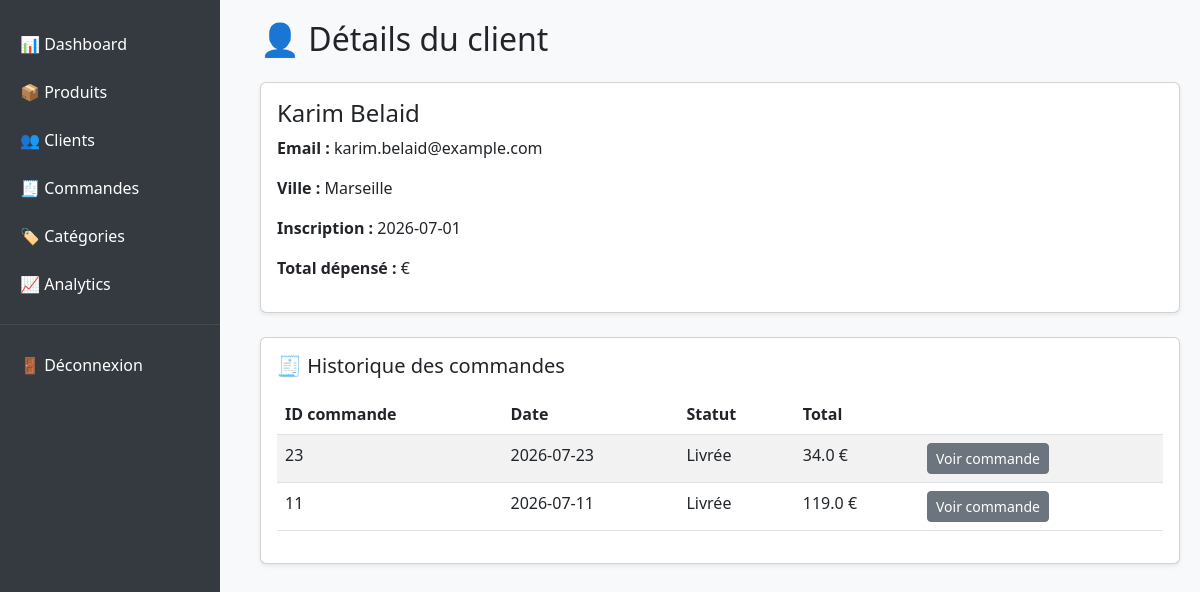
The page /11 on the database as committed earlier.
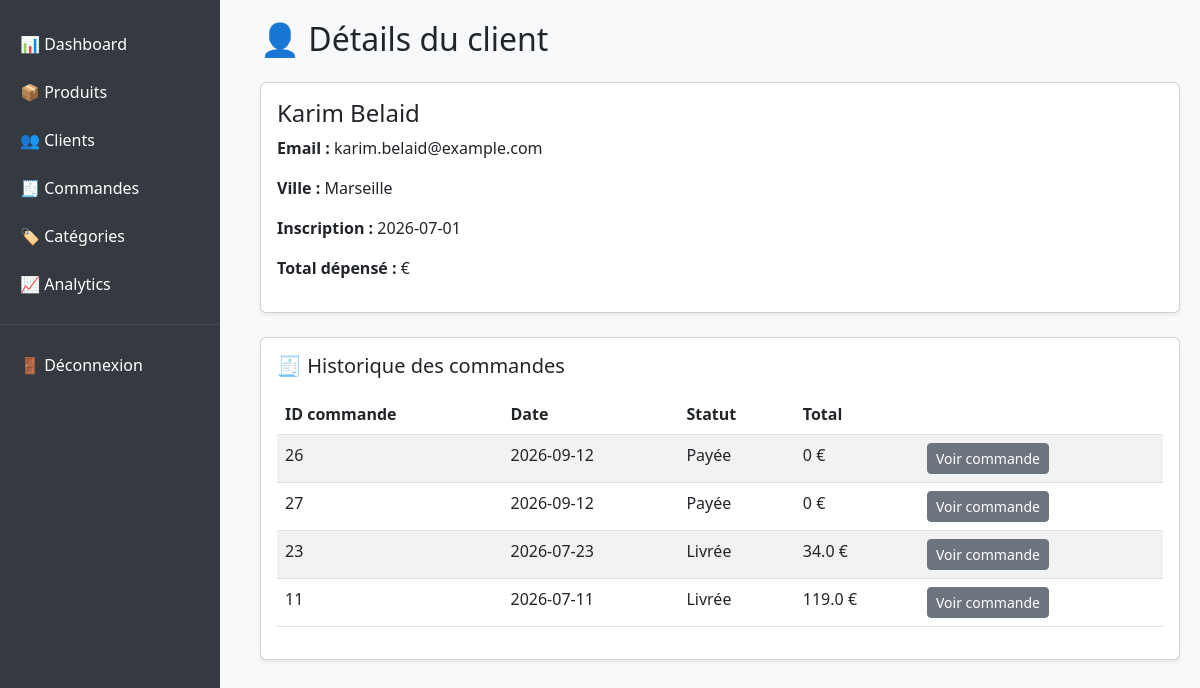
The same page on the database as committed later.
### tables this page shows
CREATE TABLE CustomerOrder (
    id INTEGER PRIMARY KEY AUTOINCREMENT,
    customer_id INTEGER NOT NULL,
    order_date TEXT NOT NULL,
    status TEXT NOT NULL,
    FOREIGN KEY (customer_id) REFERENCES Customer(id)
);

### src/customers/routes.py (the view)
@customers_bp.route("/<int:customer_id>")
def customer_detail(customer_id):
    customer = get_customer(customer_id)
    orders = get_all_orders()
    orders = [o for o in orders if o["customer_id"] == customer_id]
    return render_template("customers/detail.html", customer=customer, orders=orders)

### src/database.py (called while the page is built)
def get_db():
    conn = sqlite3.connect(DB_PATH)
    conn.row_factory = sqlite3.Row
    return conn

def get_customer(customer_id):
    conn = get_db()
    return conn.execute("SELECT * FROM Customer WHERE id = ?", (customer_id,)).fetchone()

def get_all_orders():
    conn = get_db()
    return conn.execute("""
        SELECT o.*,
               c.first_name || ' ' || c.last_name AS customer_name,
               COALESCE(SUM(oi.quantity * oi.unit_price), 0) AS total
        FROM CustomerOrder o
        JOIN Customer c ON o.customer_id = c.id
        LEFT JOIN OrderItem oi ON oi.order_id = o.id
        GROUP BY o.id
        ORDER BY o.order_date DESC
    """).fetchall()

### src/templates/customers/detail.html
{% extends "base.html" %}
{% block content %}
<h2 class="mb-4">👤 Détails du client</h2>
<div class="card mb-4 shadow-sm">
    <div class="card-body">
        <h4>{{ customer.first_name }} {{ customer.last_name }}</h4>
        <p><strong>Email :</strong> {{ customer.email }}</p>
        <p><strong>Ville :</strong> {{ customer.city }}</p>
        <p><strong>Inscription :</strong> {{ customer.created_at }}</p>
        <p><strong>Total dépensé :</strong> {{ total_spent }} €</p>
    </div>
</div>
<div class="card shadow-sm">
    <div class="card-body">
        <h5 class="card-title mb-3">🧾 Historique des commandes</h5>
        {% if orders %}
        <table class="table table-striped">
            <thead>
                <tr>
                    <th>ID commande</th>
                    <th>Date</th>
                    <th>Statut</th>
                    <th>Total</th>
                    <th></th>
                </tr>
            </thead>
            <tbody>
                {% for o in orders %}
                <tr>
                    <td>{{ o.id }}</td>
                    <td>{{ o.order_date }}</td>
                    <td>{{ o.status }}</td>
                    <td>{{ o.total }} €</td>
                    <td>
                        <a href="/orders/{{ o.id }}" class="btn btn-sm btn-secondary">
                            Voir commande
                        </a>
                    </td>
                </tr>
                {% endfor %}
            </tbody>
        </table>
        {% else %}
            <p>Ce client n’a pas encore passé de commande.</p>
        {% endif %}
    </div>
</div>
{% endblock %}

Rows that differ between the two databases and show on the page:
added CustomerOrder: id "26", order_date "2026-09-12", status "Payée", total "0"
added CustomerOrder: id "27", order_date "2026-09-12", status "Payée", total "0"
